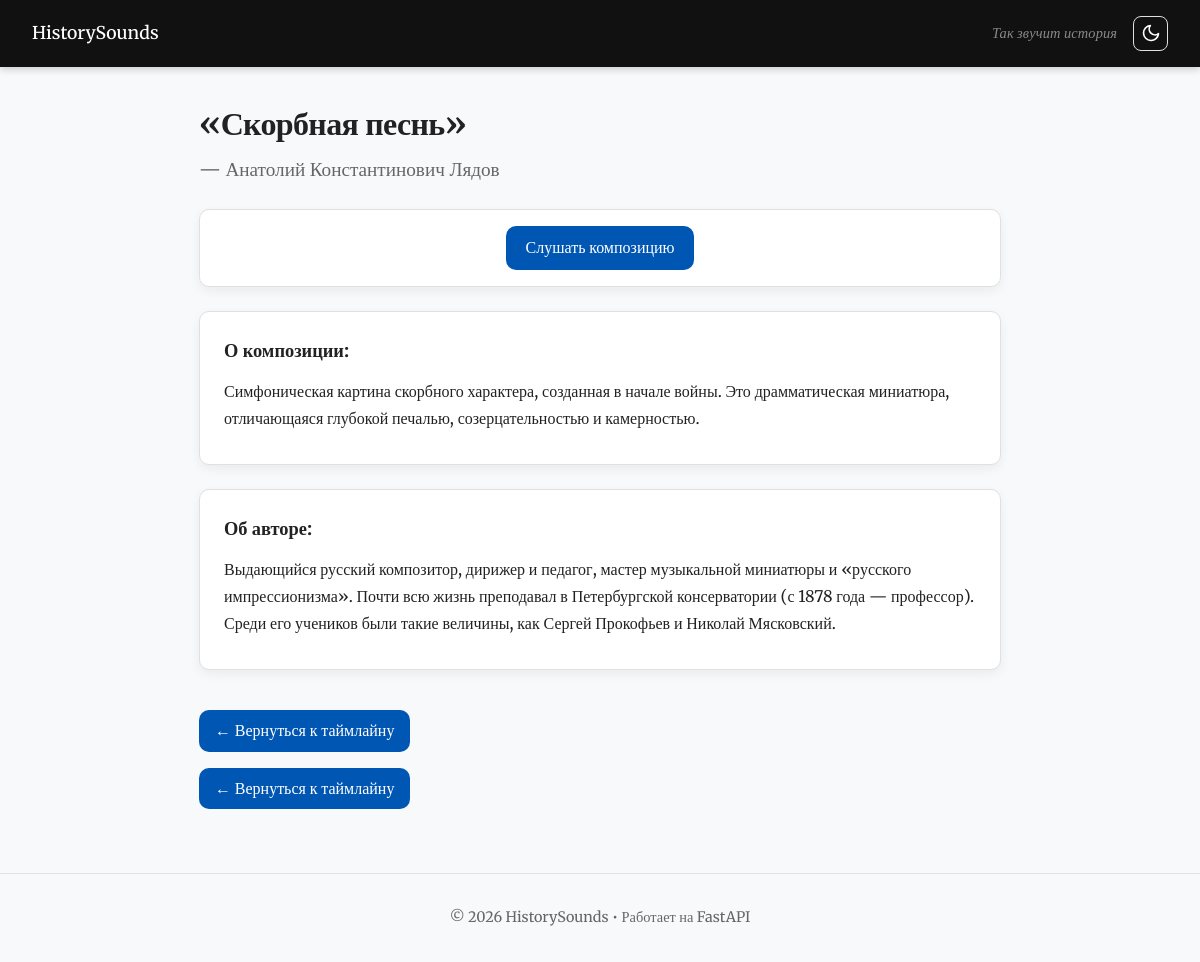
Page /song/«Скорбная песнь» on the committed database.
### models/songs.py (models this page shows)
class Song(Base):
    __tablename__ = "songs"
    id = Column(Integer, primary_key=True, index=True, autoincrement=True)
    name = Column(String, nullable=False)
    composer = Column(String, nullable=False)
    description = Column(Text, nullable=True)
    composer_info = Column(String, nullable=True)
    link = Column(String, nullable=True)
    events = relationship("Event", secondary=song_event, back_populates="songs")

### app.py (the view)
@app.get("/song/{song_slug}", response_class=HTMLResponse)
async def song_page(request: Request, song_slug: str, db: Session = Depends(get_db)):
    from urllib.parse import unquote
    import re
    def normalize(t: str) -> str:
        if not t: return ""
        t = str(t).lower().strip()
        t = re.sub(r'[^\w\s-]', '', t)  # Strips «»""'':,.;!? etc.
        return re.sub(r'\s+', ' ', t)
    song_q = normalize(unquote(song_slug))
    song = next((s for s in db.query(Song).all() if normalize(s.name) == song_q), None)
    if not song:
        raise HTTPException(status_code=404, detail="Song not found")
    return templates.TemplateResponse(request, "song.html", {"song": song})

### templates/song.html (shortened to what this page needs)
{% extends "base.html" %}
{% block content %}
<article class="song-page">
  <div class="page-header">
    <h1>{{ song.name }}</h1>
    {% set comp = (song.composer or "")|string|trim %}
    {% if comp and comp|lower not in ['nan','none','','?','—','-'] %}
      <h2>— {{ comp }}</h2>
    {% else %}
      <h2><em>(Автор неизвестен)</em></h2>
    {% endif %}
  </div>
{% if song.link %}
<div class="card link-card">
  <a href="{{ song.link }}" target="_blank" rel="noopener" class="audio-btn">
    Слушать композицию
  </a>
</div>
{% endif %}
  {% if song.description %}
  <div class="card">
    <h3>О композиции:</h3>
    <p>{{ song.description }}</p>
  </div>
  {% endif %}
{% if song.composer_info %}
  <div class="card">
    <h3>Об авторе:</h3>
    <p>{{ song.composer_info }}</p>
  </div>
  {% endif %}
  <a href="/timeline" class="back-btn">← Вернуться к таймлайну</a>
</article>
{% set from_event = request.query_params.get('from_event') %}
{% if from_event %}
  <a href="/event/{{ from_event }}" class="back-btn">← Вернуться к событию</a>
{% else %}
  <a href="/timeline" class="back-btn">← Вернуться к таймлайну</a>
{% endif %}
{% endblock %}

### static/style.css (style rules this page uses)
:root { --primary: #0056b3; --primary-hover: #003d82; --bg: #f8f9fa; --card-bg: #ffffff; --text: #222; --text-muted: #666; --border: #e0e0e0; --shadow: 0 4px 12px rgba(0,0,0,0.06); --shadow-hover: 0 8px 24px rgba(0,0,0,0.12); --radius: 10px; --transition: 0.2s ease; }
* { box-sizing: border-box; margin: 0; padding: 0; }
html, body { font-family: "Merriweather", serif; line-height: 1.6; color: var(--text); background: var(--bg); min-height: 100vh; display: flex; flex-direction: column; }
h1 { margin-bottom: 0.5rem; font-size: 2rem; letter-spacing: -0.02em; }
.page-header { margin-bottom: 1.5rem; }
.page-header h1 { margin-bottom: 0.25rem; }
.page-header h2 { color: var(--text-muted); font-weight: 400; font-size: 1.2rem; }
.card { background: var(--card-bg); padding: 1.5rem; border-radius: var(--radius); box-shadow: var(--shadow); margin-bottom: 1.5rem; border: 1px solid var(--border); }
.card h3 { margin-bottom: 0.75rem; font-size: 1.15rem; }
.card p, .card li { line-height: 1.7; margin-bottom: 0.5rem; }
.back-btn { display: inline-flex; align-items: center; gap: 0.5rem; margin-top: 1rem; padding: 0.5rem 1rem; background: var(--primary); color: white; text-decoration: none; border-radius: var(--radius); font-weight: 500; transition: background var(--transition); }
.link-card { text-align: center; padding: 1rem; }
.audio-btn { display: inline-block; padding: 0.6rem 1.2rem; background: var(--primary); color: white; text-decoration: none; border-radius: var(--radius); font-weight: 500; transition: background var(--transition); }

### rows in the picture
Song: name "«Скорбная песнь»", composer "Анатолий Константинович Лядов", description "Симфоническая картина скорбного характера, созданная в начале войны. Это драмматическая миниатюра, отличающаяся глубокой печалью, созерцательностью и камерностью.", composer_info "Выдающийся русский композитор, дирижер и педагог, мастер музыкальной миниатюры и «русского импрессионизма». Почти всю жизнь преподавал в Петербургской консерватории (с 1878 года — профессор). Среди его учеников были такие величины, как Сергей Прокофьев и Николай Мясковский."
